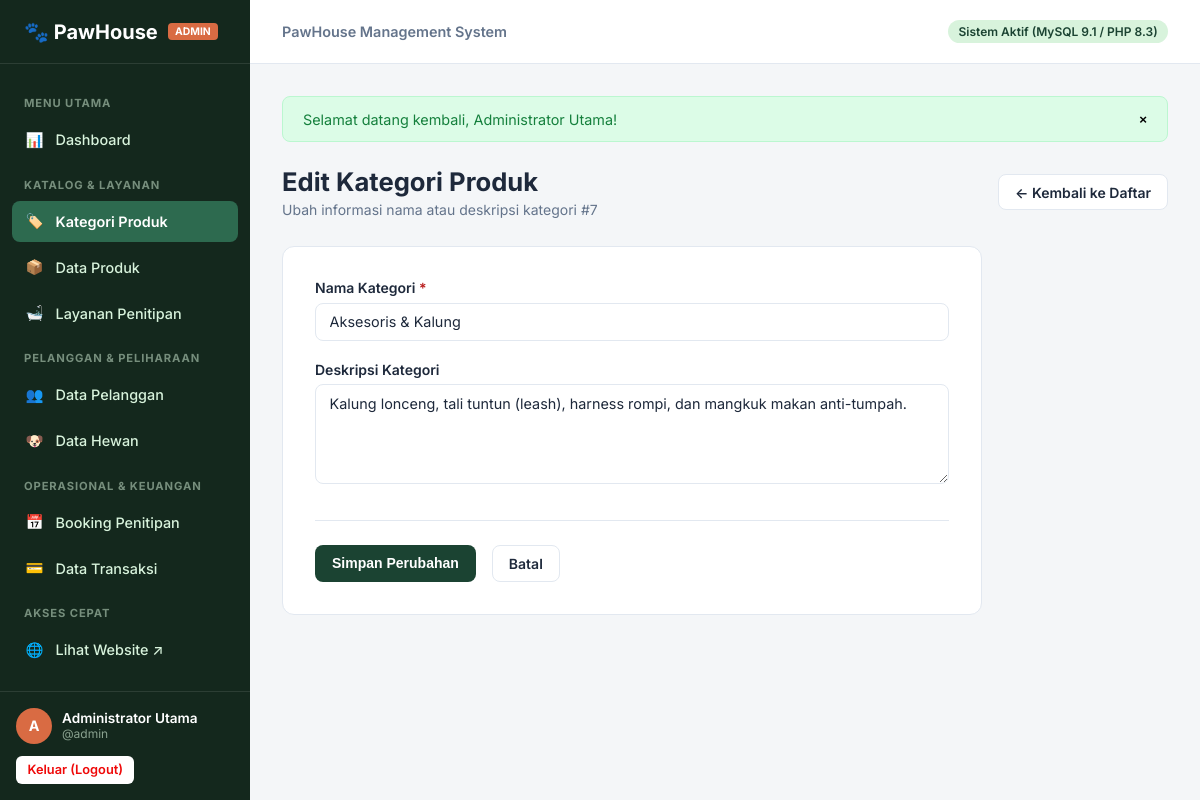
Screenshot of /admin/categories/edit.php?id=7 (signed in) with the database file from the repository.
### tables this page shows
CREATE TABLE `categories` (
  `id` INT AUTO_INCREMENT PRIMARY KEY,
  `name` VARCHAR(100) NOT NULL,
  `description` TEXT NULL,
  `created_at` TIMESTAMP DEFAULT CURRENT_TIMESTAMP
);

### includes/functions.php (called while the page is built, shortened)
<?php
function e(?string $value): string {
    return htmlspecialchars((string)$value, ENT_QUOTES, 'UTF-8');
}

### config/database.php (called while the page is built, shortened)
<?php
function base_url(string $path = ''): string {
    return BASE_URL . ($path ? '/' . ltrim($path, '/') : '');
}

### admin/categories/edit.php (the view, shortened to what this page needs)
<?php
require_once __DIR__ . '/../../config/database.php';
require_once __DIR__ . '/../../includes/functions.php';
$id = filter_input(INPUT_GET, 'id', FILTER_VALIDATE_INT);
$pdo = db();
$stmt = $pdo->prepare("SELECT * FROM categories WHERE id = ?");
$stmt->execute([$id]);
$category = $stmt->fetch();
require_once __DIR__ . '/../../includes/admin-header.php';
?>
<div class="page-header">
    <div>
        <h1 class="page-title">Edit Kategori Produk</h1>
        <p class="page-subtitle">Ubah informasi nama atau deskripsi kategori #<?= e($category['id']) ?></p>
    </div>
    <div>
        <a href="<?= base_url('admin/categories/index.php') ?>" class="btn btn-outline">← Kembali ke Daftar</a>
    </div>
</div>
<div class="form-card">
    <form action="<?= base_url('admin/categories/edit.php?id=' . $id) ?>" method="POST">
        <div class="form-group">
            <label for="name" class="form-label">Nama Kategori <span class="req">*</span></label>
            <input type="text" name="name" id="name" class="form-control" required value="<?= e($_POST['name'] ?? $category['name']) ?>">
        </div>
        <div class="form-group">
            <label for="description" class="form-label">Deskripsi Kategori</label>
            <textarea name="description" id="description" class="form-control"><?= e($_POST['description'] ?? $category['description']) ?></textarea>
        </div>
        <div class="form-actions">
            <button type="submit" class="btn btn-primary">Simpan Perubahan</button>
            <a href="<?= base_url('admin/categories/index.php') ?>" class="btn btn-outline">Batal</a>
        </div>
    </form>
</div>
<?php require_once __DIR__ . '/../../includes/admin-footer.php'; ?>

### assets/css/admin.css (style rules this page uses)
:root { --admin-sidebar-bg: #14281D; --admin-sidebar-hover: #1E3F2E; --admin-sidebar-active: #2D6A4F; --admin-sidebar-text: #D8F3DC; --color-primary: #1B4332; --color-primary-light: #2D6A4F; --color-accent: #D96B43; --color-accent-hover: #BF5730; --admin-bg: #F4F6F8; --admin-surface: #FFFFFF; --admin-border: #E2E8F0; --admin-text: #1E293B; --admin-text-muted: #64748B; --color-success: #15803D; --color-success-bg: #DCFCE7; --color-warning: #B45309; --color-warning-bg: #FEF3C7; --color-danger: #B91C1C; --color-danger-bg: #FEE2E2; --color-info: #0369A1; --color-info-bg: #E0F2FE; --sidebar-width: 250px; --header-height: 64px; --radius-sm: 6px; --radius-md: 8px; --radius-lg: 12px; --shadow-sm: 0 1px 2px 0 rgba(0, 0, 0, 0.05); --shadow-md: 0 4px 6px -1px rgba(0, 0, 0, 0.1), 0 2px 4px -1px rgba(0, 0, 0, 0.06); }
*, *::before, *::after { box-sizing: border-box; margin: 0; padding: 0; }
body { font-family: 'Inter', -apple-system, BlinkMacSystemFont, 'Segoe UI', Roboto, sans-serif; color: var(--admin-text); background: var(--admin-bg); min-height: 100vh; display: flex; }
.page-header { display: flex; justify-content: space-between; align-items: center; margin-bottom: 1.75rem; flex-wrap: wrap; gap: 1rem; }
.page-title { font-size: 1.6rem; font-weight: 700; color: var(--admin-text); }
.page-subtitle { font-size: 0.875rem; color: var(--admin-text-muted); margin-top: 0.25rem; }
.btn { display: inline-flex; align-items: center; justify-content: center; gap: 6px; padding: 0.55rem 1rem; font-size: 0.875rem; font-weight: 600; border-radius: var(--radius-md); border: 1px solid transparent; cursor: pointer; text-decoration: none; transition: all 0.15s ease; }
.btn-primary { background: var(--color-primary); color: #FFFFFF; }
.btn-outline { background: #FFFFFF; border-color: var(--admin-border); color: var(--admin-text); }
.form-card { background: var(--admin-surface); border: 1px solid var(--admin-border); border-radius: var(--radius-lg); padding: 2rem; max-width: 700px; }
.form-group { margin-bottom: 1.25rem; }
.form-label { display: block; font-size: 0.875rem; font-weight: 600; margin-bottom: 0.4rem; color: var(--admin-text); }
.form-label .req { color: var(--color-danger); }
.form-control { width: 100%; padding: 0.6rem 0.85rem; font-size: 0.9rem; font-family: inherit; border: 1px solid var(--admin-border); border-radius: var(--radius-md); background: #FFFFFF; color: var(--admin-text); }
textarea.form-control { resize: vertical; min-height: 100px; }
.form-actions { display: flex; gap: 1rem; margin-top: 2rem; padding-top: 1.5rem; border-top: 1px solid var(--admin-border); }

### rows the page displays
categories: id "7", name "Aksesoris & Kalung", description "Kalung lonceng, tali tuntun (leash), harness rompi, dan mangkuk makan anti-tumpah."

### other values shown
$currentAdmin['role'] "ADMIN"
substr($currentAdmin['name'] ?? 'A', 0, 1) "A"
$currentAdmin['name'] "Administrator Utama"
$currentAdmin['username'] "admin"
$flash['message'] "Selamat datang kembali, Administrator Utama!"
